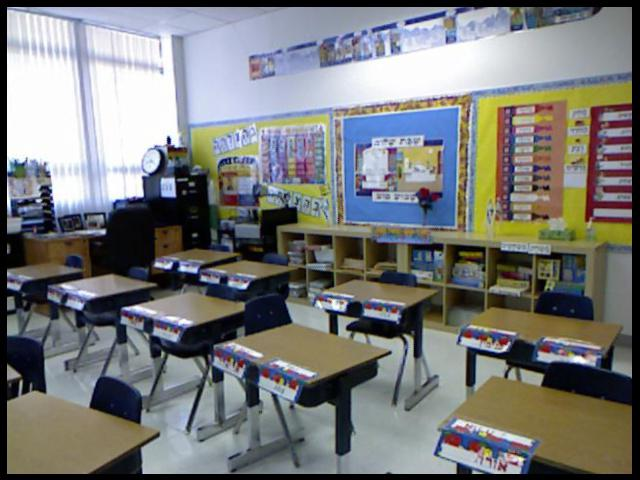
#> input picture AdaBins/AdaBins/test_imgs/classroom__rgb_00283.jpg, 640 x 480 px
$ python -i dataloader_depth_append.py   (imports and definitions only)
#> lines starting #> are read from the running program, lines starting #| are printed output that depends on the picture
from PIL import Image
from furnace.utils.visualize import print_iou, show_img
from furnace.datasets.BaseDataset import BaseDataset
from furnace.utils.img_utils import generate_random_crop_pos, random_crop_pad_to_shape
from config import config
import random
from torch.utils import data
import numpy as np
import torch
import cv2
import os
import sys
sys.path.append('../../../')

'''
Functions below called by dataloader for transformations like:
- Normalisation ( transforming image from 0-255 into 0-1, also performs standardisation of changing mean and std_dev )
- Random mirroring of the image
- Random scaling of the image
- Semantic Edge Detector: Gets the GT image, masks all pixels with a value of 255 and converts to 0, then identifies edges of remaining pixels and thickens them.
        final output is thickened edges of ("wanted") semantic objects

'''

'''
CHANGE DATALOADER TO MAKE SURE IMAGE PATHS WHEN OPENED ARE REPLACED WITH JPEG INSTEAD OF PNG
'''


# [23 lines left out: functions normalize, random_mirror, not called in this run]


def random_scale(img, dimg=None, gt=None, scales=None):
    scale = random.choice(scales)
    # scale = random.uniform(scales[0], scales[-1])
    sh = int(img.shape[0] * scale)
    sw = int(img.shape[1] * scale)
    img = cv2.resize(img, (sw, sh), interpolation=cv2.INTER_LINEAR)

    if dimg is not None:
        # This may not work, so may need to be changed!!!
        dimg = cv2.resize(dimg, (sw, sh), interpolation=cv2.INTER_NEAREST)

    if gt is not None:
        gt = cv2.resize(gt, (sw, sh), interpolation=cv2.INTER_NEAREST)

    return img, dimg, gt, scale


# [25 lines left out: function SemanticEdgeDetector, not called in this run]


class TrainPre(
        object):  # This class preprocesses the images using the functions above for TRAINING only
    # [50 lines left out: functions __init__, __call__, not called in this run]


class ValPre(object):  # Validation runs pre processing
    # [4 lines left out: function __call__, not called in this run]


class TrainValPre(object):  # Validation while Training runs pre processing
    # [13 lines left out: functions __init__, __call__, not called in this run]


'''
get_train_loader creates the training DataLoader - parameters passed in are:
- TrainPre (training images pre-processing)
- data setting dictionary with paths to images and GT
- Dataset object

Returns the training DataLoader object (and train sampler but that's only valid for distributed training)

'''


# Data setting is dictionary with some parameters,
# [43 lines left out: function get_train_loader, not called in this run]


class CityScape(BaseDataset):

    # trans_labels = [7, 8, 11, 12, 13, 17, 19, 20, 21, 22, 23, 24, 25, 26, 27,
    #                28, 31, 32, 33]

    trans_labels = [7, 35]  # 35 is random label used as non road label

    # [160 lines left out: functions __init__, __getitem__, _fetch_data, get_class_colors, get_class_names, transform_label, not called in this run]

>>> import cv2
>>> picture = cv2.imread('../../../../../AdaBins/AdaBins/test_imgs/classroom__rgb_00283.jpg', cv2.IMREAD_GRAYSCALE)
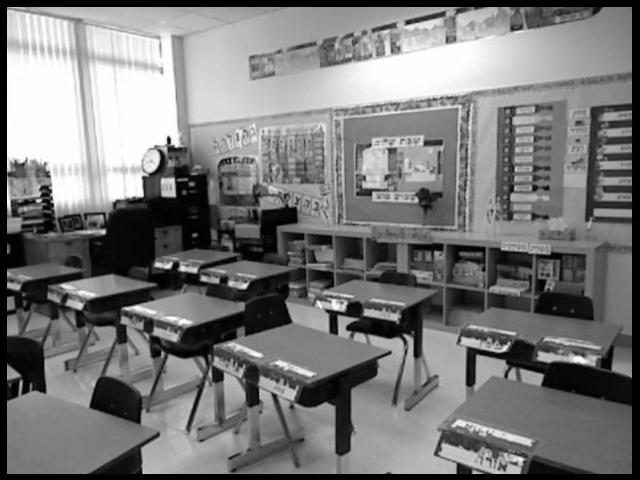
#> picture: shape (480, 640); min 0, max 255, mean 121.7
#> (the run stopped early here; a loop or call above may not have finished)
